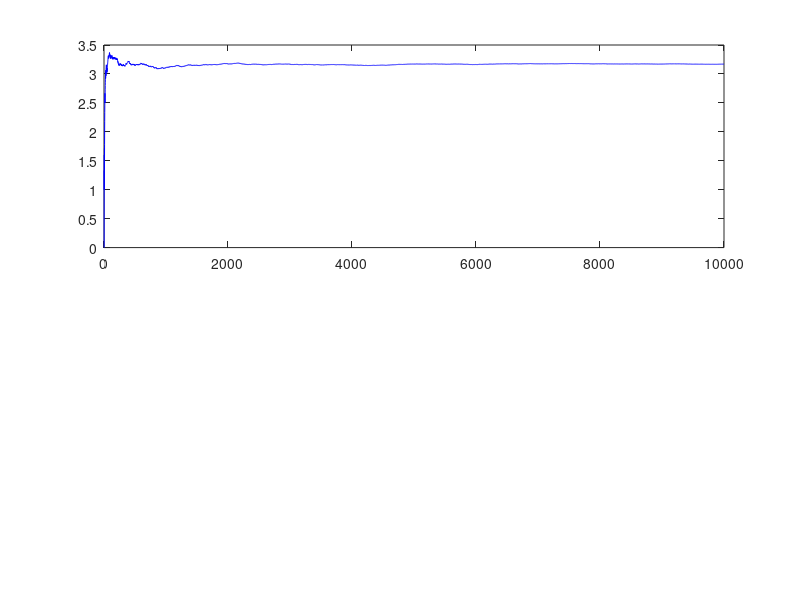

Reproduce this figure in MATLAB. (Note: this script raises an error after producing the figure.)
% Número total de pontos (n) gerados para a simulação
N_total = 10000;

% Gerando N_total pares (x_k, y_k) de números aleatórios no intervalo [0, 1]
x = rand(1, N_total);
y = rand(1, N_total);

% Verificando o número (m) de pontos no primeiro quadrante do círculo unitário.
% A condição matemática para estar dentro do círculo é x^2 + y^2 <= 1.
pontos_dentro = (x.^2 + y.^2) <= 1;

% Contando os acertos acumulados (m) para cada passo da sucessão
m = cumsum(pontos_dentro);
n_vetor = 1:N_total;

% Calculando a sucessão de aproximações de Pi
pi_n = 4 .* m ./ n_vetor;

% Calculando a evolução do erro (diferença absoluta do Pi do computador)
erro = abs(pi - pi_n);

% Plotando a evolução da sucessão e a evolução do erro
figure;

% Gráfico 1: A evolução da sucessão do valor de Pi
subplot(2, 1, 1);
plot(n_vetor, pi_n, 'b');
yline(pi, 'r--', 'Valor Exato de \pi', 'LineWidth', 1.5);
title('Evolução da Sucessão \pi_n');
xlabel('Número de pontos gerados (n)');
ylabel('Valor Calculado');
grid on;

% Gráfico 2: A evolução do erro
subplot(2, 1, 2);
plot(n_vetor, erro, 'k');
title('Evolução do Erro para Valores Crescentes de n');
xlabel('Número de pontos gerados (n)');
ylabel('Erro | \pi - \pi_n |');
grid on;
